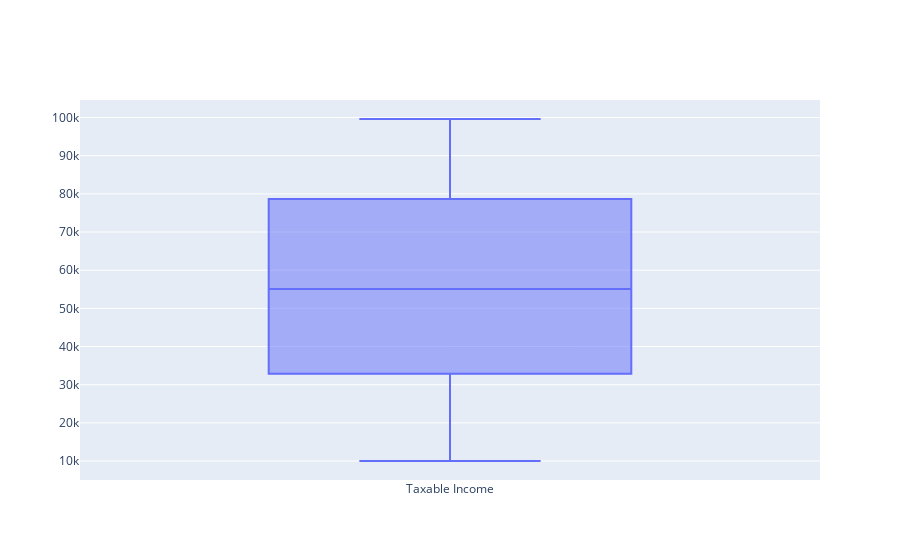

The cell this chart's notebook holds for it:
### Markdown cell above
#### Visualize data

### Code cell
# Check for Outliers in dataset
trace0 = go.Box(y = fc_df['Taxable.Income'], name = 'Taxable Income')
data = [trace0]
iplot(data)

### Figure 1 — Plotly figure (JSON) as saved in the notebook; plotly's stock layout.template omitted (floating-point values rounded to 4 significant figures; data arrays with more than 128 entries replaced by an {"elided": "..."} marker saying what was removed)
{"data": [{"name": "Taxable Income", "type": "box", "y": {"elided": "600 int values"}}], "layout": {}}
